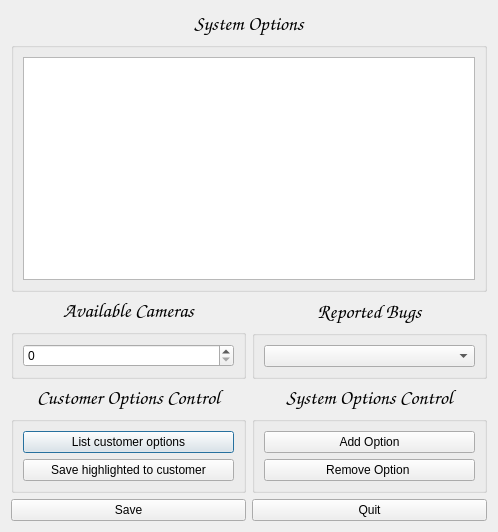
<?xml version="1.0" encoding="UTF-8"?>
<ui version="4.0">
 <class>ProgDialog</class>
 <widget class="QDialog" name="ProgDialog">
  <property name="geometry">
   <rect>
    <x>0</x>
    <y>0</y>
    <width>498</width>
    <height>532</height>
   </rect>
  </property>
  <property name="sizePolicy">
   <sizepolicy hsizetype="Expanding" vsizetype="Expanding">
    <horstretch>0</horstretch>
    <verstretch>0</verstretch>
   </sizepolicy>
  </property>
  <property name="windowTitle">
   <string>Dialog</string>
  </property>
  <layout class="QVBoxLayout" name="verticalLayout_15">
   <item>
    <layout class="QVBoxLayout" name="verticalLayout_14">
     <item>
      <layout class="QVBoxLayout" name="verticalLayout_7">
       <item>
        <widget class="QLabel" name="label_3">
         <property name="font">
          <font>
           <family>Z003</family>
           <pointsize>15</pointsize>
           <italic>true</italic>
           <bold>true</bold>
          </font>
         </property>
         <property name="text">
          <string>System Options</string>
         </property>
         <property name="alignment">
          <set>Qt::AlignCenter</set>
         </property>
        </widget>
       </item>
       <item>
        <widget class="QGroupBox" name="groupBox">
         <property name="title">
          <string/>
         </property>
         <layout class="QVBoxLayout" name="verticalLayout_5">
          <item>
           <widget class="QListWidget" name="listWidget"/>
          </item>
         </layout>
        </widget>
       </item>
      </layout>
     </item>
     <item>
      <layout class="QVBoxLayout" name="verticalLayout_13">
       <item>
        <layout class="QHBoxLayout" name="horizontalLayout_2">
         <item>
          <layout class="QVBoxLayout" name="verticalLayout_3">
           <item>
            <widget class="QLabel" name="label">
             <property name="font">
              <font>
               <family>Z003</family>
               <pointsize>15</pointsize>
               <italic>true</italic>
               <bold>true</bold>
              </font>
             </property>
             <property name="text">
              <string>Available Cameras</string>
             </property>
             <property name="alignment">
              <set>Qt::AlignCenter</set>
             </property>
            </widget>
           </item>
           <item>
            <widget class="QGroupBox" name="groupBox_2">
             <property name="title">
              <string/>
             </property>
             <layout class="QVBoxLayout" name="verticalLayout_2">
              <item>
               <widget class="QSpinBox" name="spinBox">
                <property name="sizePolicy">
                 <sizepolicy hsizetype="Preferred" vsizetype="Preferred">
                  <horstretch>0</horstretch>
                  <verstretch>0</verstretch>
                 </sizepolicy>
                </property>
               </widget>
              </item>
             </layout>
            </widget>
           </item>
          </layout>
         </item>
         <item>
          <layout class="QVBoxLayout" name="verticalLayout_9">
           <item>
            <widget class="QLabel" name="label_2">
             <property name="font">
              <font>
               <family>Z003</family>
               <pointsize>15</pointsize>
               <italic>true</italic>
               <bold>true</bold>
              </font>
             </property>
             <property name="text">
              <string>Reported Bugs</string>
             </property>
             <property name="alignment">
              <set>Qt::AlignCenter</set>
             </property>
            </widget>
           </item>
           <item>
            <widget class="QGroupBox" name="groupBox_3">
             <property name="title">
              <string/>
             </property>
             <layout class="QVBoxLayout" name="verticalLayout_8">
              <item>
               <widget class="QComboBox" name="comboBox">
                <property name="sizePolicy">
                 <sizepolicy hsizetype="Preferred" vsizetype="Preferred">
                  <horstretch>0</horstretch>
                  <verstretch>0</verstretch>
                 </sizepolicy>
                </property>
               </widget>
              </item>
             </layout>
            </widget>
           </item>
          </layout>
         </item>
        </layout>
       </item>
       <item>
        <layout class="QHBoxLayout" name="horizontalLayout">
         <item>
          <layout class="QVBoxLayout" name="verticalLayout_10">
           <item>
            <widget class="QLabel" name="label_4">
             <property name="font">
              <font>
               <family>Z003</family>
               <pointsize>15</pointsize>
               <italic>true</italic>
               <bold>true</bold>
              </font>
             </property>
             <property name="text">
              <string>Customer Options Control</string>
             </property>
             <property name="alignment">
              <set>Qt::AlignCenter</set>
             </property>
            </widget>
           </item>
           <item>
            <widget class="QGroupBox" name="groupBox_4">
             <property name="title">
              <string/>
             </property>
             <layout class="QVBoxLayout" name="verticalLayout_6">
              <item>
               <layout class="QVBoxLayout" name="verticalLayout">
                <item>
                 <widget class="QPushButton" name="pushButton_3">
                  <property name="sizePolicy">
                   <sizepolicy hsizetype="Minimum" vsizetype="Preferred">
                    <horstretch>0</horstretch>
                    <verstretch>0</verstretch>
                   </sizepolicy>
                  </property>
                  <property name="text">
                   <string>List customer options</string>
                  </property>
                 </widget>
                </item>
                <item>
                 <widget class="QPushButton" name="pushButton">
                  <property name="sizePolicy">
                   <sizepolicy hsizetype="Minimum" vsizetype="Preferred">
                    <horstretch>0</horstretch>
                    <verstretch>0</verstretch>
                   </sizepolicy>
                  </property>
                  <property name="text">
                   <string>Save highlighted to customer</string>
                  </property>
                 </widget>
                </item>
               </layout>
              </item>
             </layout>
            </widget>
           </item>
          </layout>
         </item>
         <item>
          <layout class="QVBoxLayout" name="verticalLayout_12">
           <item>
            <widget class="QLabel" name="label_5">
             <property name="font">
              <font>
               <family>Z003</family>
               <pointsize>15</pointsize>
               <italic>true</italic>
               <bold>true</bold>
              </font>
             </property>
             <property name="text">
              <string>System Options Control</string>
             </property>
             <property name="alignment">
              <set>Qt::AlignCenter</set>
             </property>
            </widget>
           </item>
           <item>
            <widget class="QGroupBox" name="groupBox_5">
             <property name="title">
              <string/>
             </property>
             <layout class="QVBoxLayout" name="verticalLayout_11">
              <item>
               <layout class="QVBoxLayout" name="verticalLayout_4">
                <item>
                 <widget class="QPushButton" name="addButton">
                  <property name="sizePolicy">
                   <sizepolicy hsizetype="Minimum" vsizetype="Preferred">
                    <horstretch>0</horstretch>
                    <verstretch>0</verstretch>
                   </sizepolicy>
                  </property>
                  <property name="text">
                   <string>Add Option</string>
                  </property>
                 </widget>
                </item>
                <item>
                 <widget class="QPushButton" name="deleteButton">
                  <property name="sizePolicy">
                   <sizepolicy hsizetype="Minimum" vsizetype="Preferred">
                    <horstretch>0</horstretch>
                    <verstretch>0</verstretch>
                   </sizepolicy>
                  </property>
                  <property name="text">
                   <string>Remove Option </string>
                  </property>
                 </widget>
                </item>
               </layout>
              </item>
             </layout>
            </widget>
           </item>
          </layout>
         </item>
        </layout>
       </item>
       <item>
        <layout class="QHBoxLayout" name="horizontalLayout_3">
         <item>
          <widget class="QPushButton" name="saveButton">
           <property name="sizePolicy">
            <sizepolicy hsizetype="Minimum" vsizetype="Fixed">
             <horstretch>0</horstretch>
             <verstretch>0</verstretch>
            </sizepolicy>
           </property>
           <property name="text">
            <string>Save</string>
           </property>
          </widget>
         </item>
         <item>
          <widget class="QPushButton" name="loadButton">
           <property name="sizePolicy">
            <sizepolicy hsizetype="Minimum" vsizetype="Fixed">
             <horstretch>0</horstretch>
             <verstretch>0</verstretch>
            </sizepolicy>
           </property>
           <property name="text">
            <string>Quit</string>
           </property>
          </widget>
         </item>
        </layout>
       </item>
      </layout>
     </item>
    </layout>
   </item>
  </layout>
 </widget>
 <resources/>
 <connections/>
</ui>
